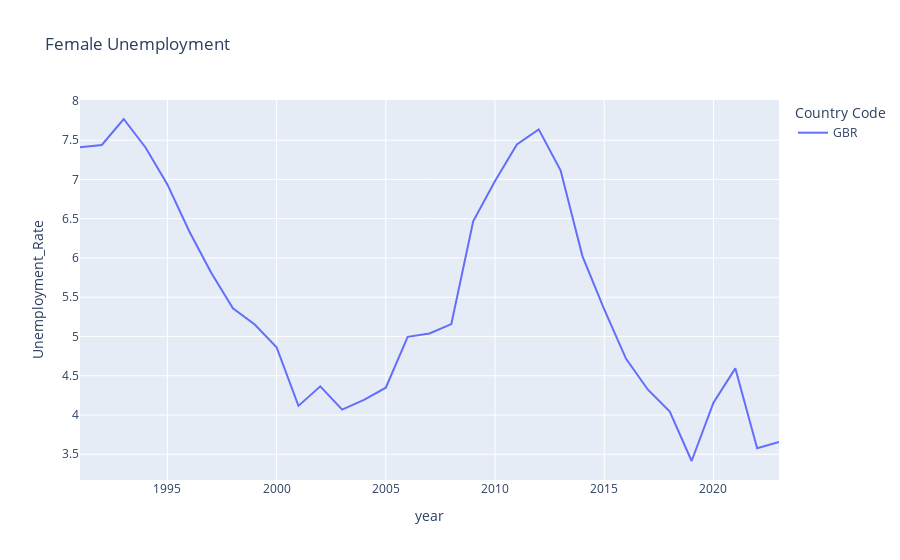

Here is the notebook cell this chart was saved with:
### Code cell
fig = px.line(df_uk, x="year", y="Unemployment_Rate", title='Female Unemployment', color="Country Code")
fig.show()

### Figure 1 — Plotly figure (JSON) as saved in the notebook; plotly's stock layout.template omitted (floating-point values rounded to 4 significant figures)
{"data": [{"hovertemplate": "Country Code=GBR<br>year=%{x}<br>Unemployment_Rate=%{y}<extra></extra>", "legendgroup": "GBR", "line": {"color": "#636efa", "dash": "solid"}, "marker": {"symbol": "circle"}, "mode": "lines", "name": "GBR", "orientation": "v", "showlegend": true, "type": "scatter", "x": [1991, 1992, 1993, 1994, 1995, 1996, 1997, 1998, 1999, 2000, 2001, 2002, 2003, 2004, 2005, 2006, 2007, 2008, 2009, 2010, 2011, 2012, 2013, 2014, 2015, 2016, 2017, 2018, 2019, 2020, 2021, 2022, 2023], "xaxis": "x", "y": [7.411, 7.439, 7.77, 7.407, 6.937, 6.34, 5.815, 5.359, 5.152, 4.863, 4.116, 4.365, 4.068, 4.192, 4.348, 4.996, 5.039, 5.158, 6.467, 6.98, 7.445, 7.638, 7.116, 6.024, 5.344, 4.715, 4.322, 4.044, 3.414, 4.156, 4.594, 3.576, 3.658], "yaxis": "y"}], "layout": {"legend": {"title": {"text": "Country Code"}, "tracegroupgap": 0}, "title": {"text": "Female Unemployment"}, "xaxis": {"anchor": "y", "domain": [0, 1], "title": {"text": "year"}}, "yaxis": {"anchor": "x", "domain": [0, 1], "title": {"text": "Unemployment_Rate"}}}}
